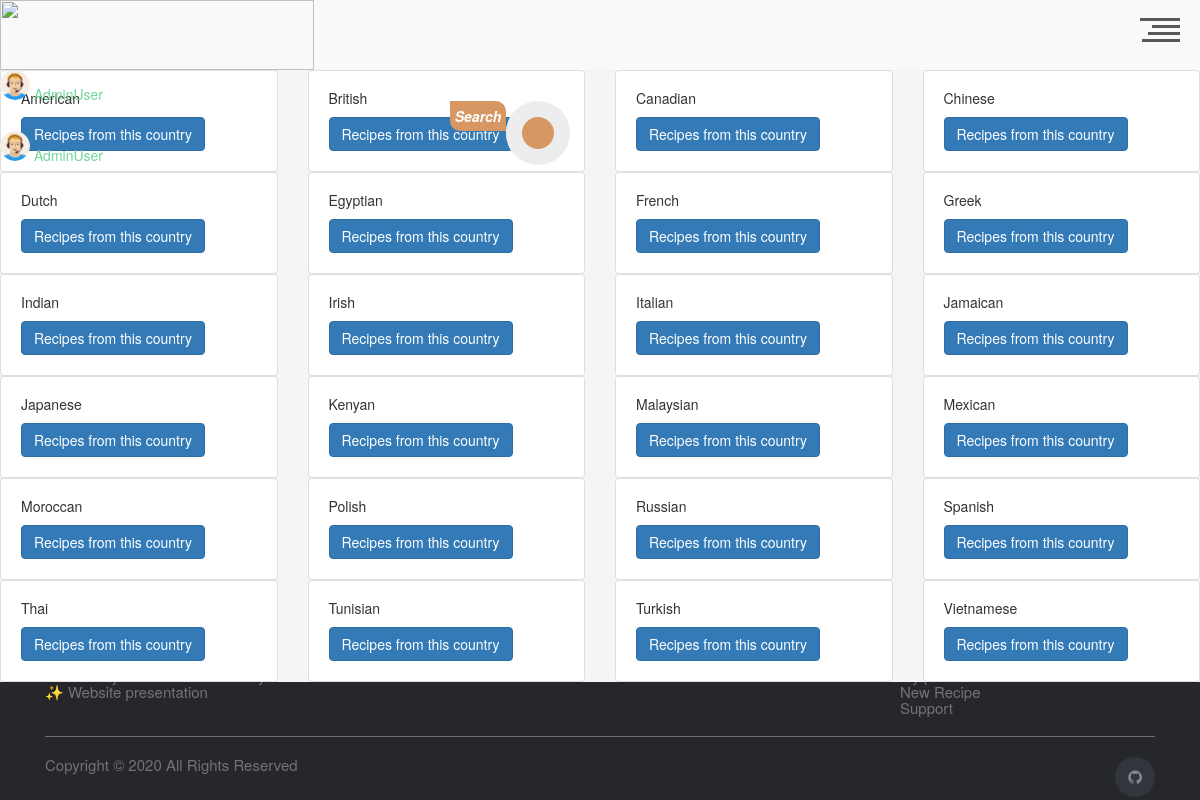
Page /meal/areas (signed in) on the committed database.
### app/users/models.py (models this page shows, shortened)
class User(db.Model, UserMixin):
    id = db.Column(db.Integer, primary_key=True)
    username = db.Column(db.String(20), unique=True, nullable=False)
    email = db.Column(db.String(120), unique=True, nullable=False)
    image_file = db.Column(
        db.String(20), nullable=False, default='default.jpg')
    password = db.Column(db.String(60), nullable=False)
    comment = db.relationship('UserComments', backref='author', lazy=True)
    is_admin = db.Column(db.Boolean, default=False)

### app/meals/models.py (models this page shows, shortened)
class Area(db.Model):
    __tablename__ = 'area'
    id = Column(Integer, primary_key=True)
    name = Column(String)

### app/meals/routes.py (the view)
@meals_bp.route('/areas')
def areas_list():
    areas = Area.query.all()
    return render_template(
        'areas_list.html',
        areas=areas)

### app/users/models.py (called while the page is built)
@login_manager.user_loader
def load_user(user_id):
    return User.query.get(int(user_id))

### app/meals/templates/areas_list.html
{% extends 'base.html' %}
{% block content %}
<div class="row">
{% for country in areas  %}
 <div class="col-sm-3">
    <div class="card">
      <div class="card-body">
        <h5 class="card-title">{{country.name}}</h5>
        <a href={{url_for('meals.meals_by_countrys' ,  a_id = country.id)}}  class="btn btn-primary">Recipes from this country</a>
      </div>
    </div>
  </div>
{% endfor %}
</div>
{% endblock content %}

### app/index/templates/header.html (shortened to what this page needs)
<link rel="stylesheet" href="{{url_for('index.static',filename='css/header.css') }}">
<header>
  <h1><a style="display:flex;" href="/"><img width="314" height="70", src="{{url_for('users.static' ,  filename='profile_pics/Logo2-1.png') }}" ></a></h1>
  <h1> {%if current_user.id%}<img width="30" height="30", src="{{url_for('users.static' ,  filename='profile_pics/'+current_user.image_file) }}" alt="Avatar" class="avatar img-circle">
  	   <a href="/user/user_profile/{{current_user.id}}">{{current_user.username}}{%endif%}</a></h1>
<div class="search-form">
<p class="head_search_txt">Search</p>
 <form  method = 'GET' action="{{url_for('meals.meal_search')}}">
    <button style = "outline:none;" class="head_search_btn" type = 'submit'></button>
  </form>
</div>
  <div id="nav-trigger" role="button">
    <div class="line l-01"></div>
    <div class="line l-02"></div>
    <div class="line l-03"></div>
    <div class="line l-04"></div>
  </div>
  {%if current_user.is_authenticated%}
  	   <h1> <img width="30" height="30", src="{{url_for('users.static' ,  filename='profile_pics/'+current_user.image_file) }}" alt="Avatar" class="avatar img-circle">
  	   <a href="/user/user_profile/{{current_user.id}}">{{current_user.username}}</a></h1>
  {% else%}
  	   <h1> <img width="30" height="30", src="{{url_for('users.static' ,  filename='profile_pics/guest.png') }}" alt="Avatar" class="avatar img-circle">
	   <a href="{{ url_for('users.login') }}"> guest user </a></h1>
 {% endif %}
</header>

### app/index/static/css/base.css (style rules this page uses)
* { margin: 0; padding: 0; outline: none; box-sizing: border-box; }
body { background-color: #ededed; }

### app/index/static/css/header.css (style rules this page uses)
html, div, span, applet, object, iframe, h1, h2, h3, h4, h5, h6, p, blockquote, pre, a, abbr, acronym, address, big, cite, code, del, dfn, em, img, ins, kbd, q, s, samp, small, strike, strong, sub, sup, tt, var, b, u, i, center, dl, dt, dd, ol, ul, li, fieldset, form, label, legend, table, caption, tbody, tfoot, thead, tr, th, td, article, aside, canvas, details, embed, figure, figcaption, footer, header, hgroup, menu, nav, output, ruby, section, summary, time, mark, audio, video { margin: 0; padding: 0; border: 0; font-size: 100%; font: inherit; vertical-align: baseline; }
article, aside, details, figcaption, figure, footer, header, hgroup, menu, nav, section, main { display: block; }
body { line-height: 1; }
html * { -webkit-font-smoothing: antialiased; -moz-osx-font-smoothing: grayscale; }
*, *:after, *:before { -webkit-box-sizing: border-box; -moz-box-sizing: border-box; box-sizing: border-box; }
html, body { height: 100%; }
a { color: #72d69a; text-decoration: none; transition: color .2s ease-out; }
header { position: fixed; top: 0; left: 0; height: 50px; width: 100%; background: #f9f9f9; z-index: 3; -webkit-transform: translateZ(0); -webkit-backface-visibility: hidden; -webkit-transition-property: -webkit-transform; -moz-transition-property: -moz-transform; transition-property: transform; -webkit-transition-duration: 0.4s; -moz-transition-duration: 0.4s; transition-duration: 0.4s; }
@media only screen and (min-width: 768px) { header { height: 70px; } }
#nav-trigger { position: absolute; margin: 10px 10px 0 0; top: auto; right: auto; width: 40px; height: 40px; cursor: pointer; text-align: right; float: right; -moz-transform: rotate(180deg); -webkit-transform: rotate(180deg); -o-transform: rotate(180deg); transform: rotate(180deg); -moz-transition: all 0.4s cubic-bezier(0.19, 1, 0.22, 1); -webkit-transition: all 0.4s cubic-bezier(0.19, 1, 0.22, 1); -o-transition: all 0.4s cubic-bezier(0.19, 1, 0.22, 1); transition: all 0.4s cubic-bezier(0.19, 1, 0.22, 1); right: 10px; top: -8px; }
#nav-trigger .line { height: 3px; width: 100%; margin-bottom: 4px; background: #585858; -moz-transition: all 0.4s cubic-bezier(0.19, 1, 0.22, 1); -webkit-transition: all 0.4s cubic-bezier(0.19, 1, 0.22, 1); -o-transition: all 0.4s cubic-bezier(0.19, 1, 0.22, 1); transition: all 0.4s cubic-bezier(0.19, 1, 0.22, 1); }
#nav-trigger .line.l-01 { width: 95%; }
#nav-trigger .line.l-02 { width: 80%; }
#nav-trigger .line.l-03 { width: 70%; }
#nav-trigger .line.l-04 { width: 100%; }
* { outline: none; border: none; padding: 0; }
.search-form { position: relative; margin: 0 auto 0; width: 300px; display: flex; }
.head_search_txt { background: #d69762; color: #fff; width: 56px; display: flex; text-align: center; font-weight: 600; justify-content: center; align-items: center; height: 30px; border-radius: 0px 10px 0px 10px; font-style: italic; }
.search-form:before { content: ' '; position: absolute; left: 70px; top: 14px; width: 2px; height: 36px; transform: scale(0); z-index: 1; background: #d69762; transition: all 0.5s cubic-bezier(.87, -.41, .19, 1.44); }
.head_search_btn { background: #ededed; position: absolute; height: 100%; border-radius: 50%; width: 64px; height: 64px; transition: all 0.5s cubic-bezier(.87, -.41, .19, 1.44); }
.head_search_btn:after { content: ' '; position: absolute; width: 32px; height: 32px; left: 0; right: 0; transform: translateY(-50%); margin: 0 auto; background: #d69762; border-radius: 50%; }
.head_search_btn:before { content: ' '; position: absolute; width: 24px; height: 24px; left: 0; right: 0; top: 20px; transform: scale(0); transform-origin: left top; margin: 0 auto; background: #ededed; border-radius: 50%; z-index: 1; transition: all 0.8s ease; }

### rows in the picture
User: image_file (picture), username "AdminUser"
Area: name "American"
Area: name "British"
Area: name "Canadian"
Area: name "Chinese"
Area: name "Dutch"
Area: name "Egyptian"
Area: name "French"
Area: name "Greek"
Area: name "Indian"
Area: name "Irish"
Area: name "Italian"
Area: name "Jamaican"
Area: name "Japanese"
Area: name "Kenyan"
Area: name "Malaysian"
Area: name "Mexican"
Area: name "Moroccan"
Area: name "Polish"
Area: name "Russian"
Area: name "Spanish"
Area: name "Thai"
Area: name "Tunisian"
Area: name "Turkish"
Area: name "Vietnamese"
